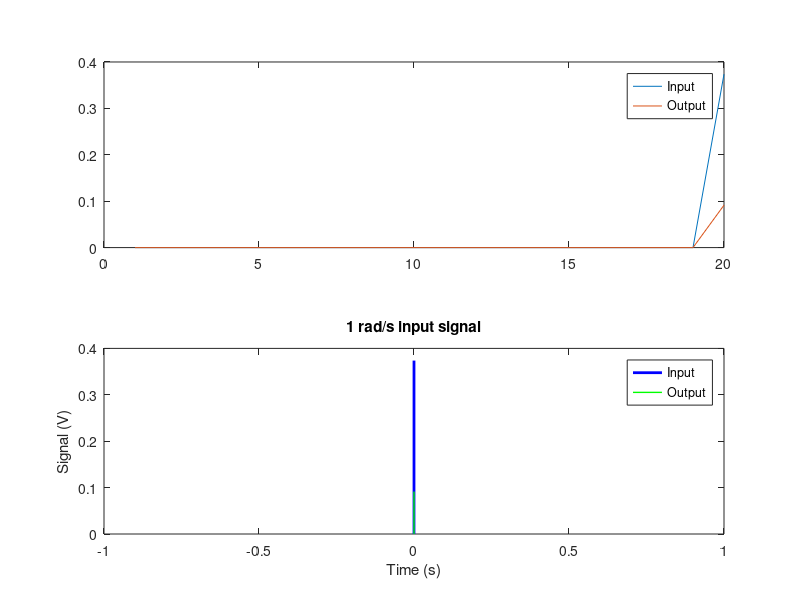

MATLAB code for this plot: (Note: this script raises an error after producing the figure.)
clear all; clc;

% figure(1)
% subplot(3,1,1)
% [Voltage1] = xlsread('Experiment1.csv');
% time1 = Voltage1(1:6021,1);
% output1 = Voltage1(1:6021,2);
% input1 = Voltage1(1:6021,3);
% plot(time1,input1,'b','Linewidth',2)
% xlim([0 15])
% hold on;
% plot(time1,output1,'g','Linewidth',1);
% xlabel('Time (s)')
% ylabel('Signal (V)')
% title('1 rad/s input signal')
% legend('Input','Output')
% 
% subplot(3,1,2)
% [Voltage100] = xlsread('Experiment100.csv');
% time100 = Voltage100(1:6021,1);
% output100 = Voltage100(1:6021,2);
% input100 = Voltage100(1:6021,3);
% plot(time100,input100,'b','Linewidth',2)
% xlim([0 0.1])
% hold on;
% plot(time100,output100,'g','Linewidth',1);
% xlabel('Time (s)')
% ylabel('Signal (V)')
% title('100 rad/s input signal')
% legend('Input','Output')
% 
% subplot(3,1,3)
% [Voltage500] = xlsread('Experiment500.csv');
% time500 = Voltage500(1:181,1);
% output500 = Voltage500(1:181,2);
% input500 = Voltage500(1:181,3);
% plot(time500,input500,'b','Linewidth',1)
% xlim([0 0.05])
% hold on;
% plot(time500,output500,'g','Linewidth',1);
% xlabel('Time (s)')
% ylabel('Signal (V)')
% title('500 rad/s input signal')
% legend('Input','Output')
% 
% [Voltage1] = xlsread('Experiment500.csv');
% time =  Voltage1(:,1);
% output = Voltage1(:,2);
% input = Voltage1(:,3);
%         
% ampoutmax = max(output);
% for i = 1:7000
%     if (output(i) == ampoutmax)
%         indexo = i;
%         outputtime = time(indexo);
%         break
%     end
% end
% ampinputmax = max(input);
% for i = 1:7000
%     if (input(i) == ampinputmax)
%         indexi = i;
%         inputtime = time(indexi);
%         break
%     end
% end
        
% x = outputtime-inputtime

[Voltage1] = xlsread('Experiment500.csv');
time =  Voltage1(:,1);
output = Voltage1(:,2);
input = Voltage1(:,3);
uppermax = 20;
lowermax = 1;
j = lowermax:1:uppermax;
figure()
subplot(2,1,1)
plot(j,input(j))
hold on
plot(j,output(j))
legend('Input','Output')

subplot(2,1,2)

plot(time(lowermax:uppermax),input(lowermax:uppermax),'b','Linewidth',2)
hold on;
plot(time(lowermax:uppermax),output(lowermax:uppermax),'g','Linewidth',1);
xlabel('Time (s)')
ylabel('Signal (V)')
title('1 rad/s input signal')
legend('Input','Output')

x = phase(Voltage1,uppermax,lowermax)
        
function [x] = phase(data,uppermax,lowermax)
        time =  data(:,1);
        output = data(:,2);
        input = data(:,3);
        
        ampoutmax = max(output(lowermax:uppermax));
        for i = (lowermax:uppermax)
            if (output(i) == ampoutmax)
                indexo = i;
                outputtime = time(indexo);
                break
            end
        end
        ampinputmax = max(input(lowermax:uppermax));
        for i = (lowermax:uppermax)
            if (input(i) == ampinputmax)
                indexi = i;
                inputtime = time(indexi);
                break
            end
        end
        
    x = outputtime-inputtime;
end
